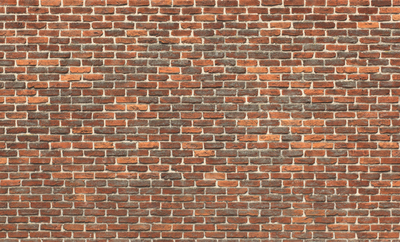
#> input picture daily/Day10_0504/brick_texture3420.jpg, 400 x 242 px
$ jupyter execute FFT2D.ipynb   (older library calls are emulated)
#> lines starting #> are read from the running program, lines starting #| are printed output that depends on the picture
## Fast Fourier Transform (FFT) 2D
In this lesson we will look at what it means to look at 2D data in the 2D frequency space.

- Read in image. Download from the link below. Investigate how to read image to an array using Python. The image file in this assignment is "brick_texture3420.jpg".
- `https://raw.githubusercontent.com/huichiayu/cmse_202_802/main/MSE590/brick_texture3420.jpg`
-   Find the size (shape) of the array. Imshow the image. You can google imread( ) and imshow( ) functions.

https://docs.scipy.org/doc/scipy-0.19.1/reference/generated/scipy.misc.imread.html

[cell 1]
import imageio.v2 as imageio
import numpy as np
import matplotlib.pyplot as plt

filename = 'brick_texture3420.jpg'
img = imageio.imread(filename)
#> img is the input picture: shape (242, 400, 3); mean R, G, B 155.7, 116.6, 93.7

print(np.shape(img))
#| (242, 400, 3)

plt.imshow(img)
plt.axis('off')
plt.show()

**An image is an array of pixels. For a color image, the array usually contains three layers of 2D pixel array. For example, Img[ 0:vert, 0:horiz, 0] is the intensity of red color of this image. The indices, vert and horiz, are the numbers of pixels along the vertical and horizontal directions of the image. Similarly, Img[ 0:vert, 0:horiz, 1] is the intensity of Green color. Img[ 0:vert, 0:horiz, 2] is the intensity of Blue color. The three values at each pixel are the intensity for Red, Green, and Blue colors for the color image.**

[cell 2]
red = img.copy()
red[:,:,1] = 0
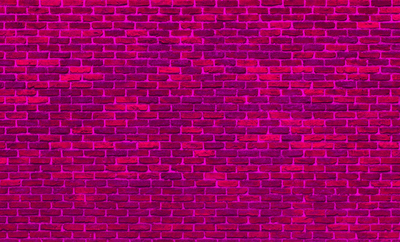
#> red: shape (242, 400, 3); mean R, G, B 155.7, 0, 93.7
red[:,:,2] = 0
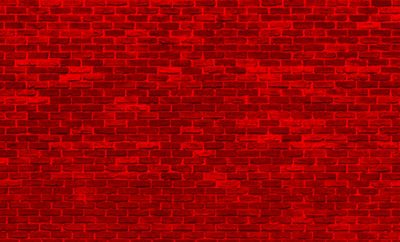
#> red: shape (242, 400, 3); mean R, G, B 155.7, 0, 0

green = img.copy()
green[:,:,0] = 0
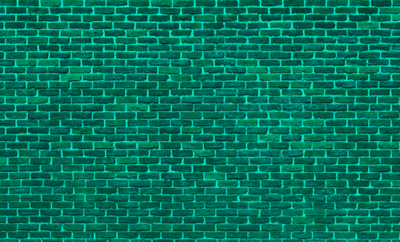
#> green: shape (242, 400, 3); mean R, G, B 0, 116.6, 93.7
green[:,:,2] = 0
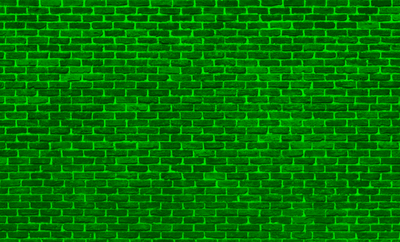
#> green: shape (242, 400, 3); mean R, G, B 0, 116.6, 0

blue = img.copy()
blue[:,:,0] = 0
blue[:,:,1] = 0
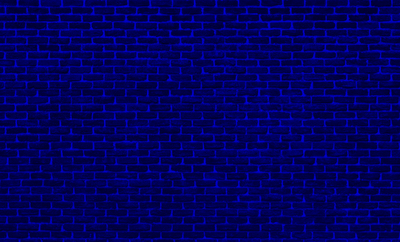
#> blue: shape (242, 400, 3); mean R, G, B 0, 0, 93.7

plt.figure(figsize = (10,20))
plt.subplot(1,3,1)
plt.imshow(red)

plt.subplot(1,3,2)
plt.imshow(green)

plt.subplot(1,3,3)
plt.imshow(blue)

plt.show()

**Now, let's convert the RGB intensity to gray scale (luminace). We can assume grey_scale = 0.2125R + 0.7154G + 0.0721B. Calculate the gray_scale intensity of the image. Imshow the gray_scale image with cmap = 'gray'.**

[cell 3]
Gs_Img = (img[:,:,0]*0.2125 + img[:,:,1]*0.7154 + img[:,:,2]*0.0721)/255
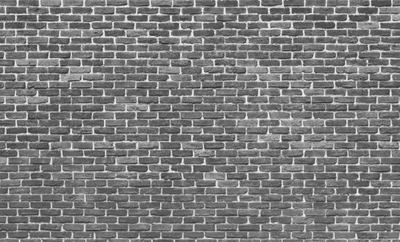
#> Gs_Img: shape (242, 400) float64; min 0.158, max 0.967, mean 0.483

plt.imshow(Gs_Img, cmap='gray')
plt.show()

Take a 2D Fast Fourier Transform of the gray-scale image.   **

https://docs.scipy.org/doc/numpy-1.13.0/reference/generated/numpy.fft.fft2.html

**Calculate the amplitude of the fft 2D array. You can use np.abs( ) calucalte the amplitude, which calculates the absolute values (amplitudes) of complex numbers. Plot the amplitude. To highlight the vairation in the amplitude, plot log10 of the amplitude.**

[cell 4]
Fs = np.fft.fft2(Gs_Img)

Amp = np.abs(Fs)
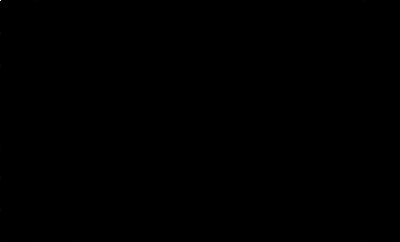
#> Amp: shape (242, 400) float64; min 0.0333, max 46774.4, mean 21.4; drawn with min black and max white

lgA = np.log10(Amp)
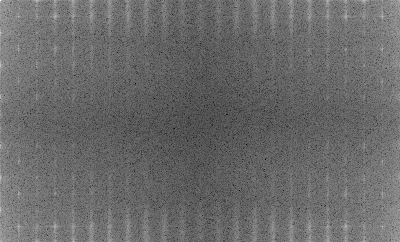
#> lgA: shape (242, 400) float64; min -1.48, max 4.67, mean 1.09; drawn with min black and max white

plt.subplot(2,1,1)
plt.imshow(Amp)

plt.subplot(2,1,2)
plt.imshow(lgA)


plt.show()

---
**You may notice that the amplitdue in the center of the plot is low, while some spots appearing near the edges of the 2D domain. This is because the fft2 function calculates the Fourtier transformation in the period from 0 to 2 $\pi$. For plots in the k space, we need to use transformation calculated in the period from $-\pi$ to $\pi$. Such that, the origin in the k space is at the center of the plot.**

**To do this, we need to move around the result from fft2( ) as the following. Move the upper left quarter to the lower right. The lower right to upper left. See regions A and D swapped.  Do the swap between C and D as illustrated in the figure below.**

**Plot the amplitude after shifting their position.**

[cell 5]
Sz_F = np.shape(lgA)
#> Sz_F = (242, 400)
print(Sz_F[0],Sz_F[1])
#| 242 400


nA = np.ndarray(shape = Sz_F)
nA[:int(Sz_F[0]/2),:int(Sz_F[1]/2)] = lgA[int(Sz_F[0]/2):,int(Sz_F[1]/2):]
nA[int(Sz_F[0]/2):,:int(Sz_F[1]/2)] = lgA[:int(Sz_F[0]/2),int(Sz_F[1]/2):]
nA[:int(Sz_F[0]/2),int(Sz_F[1]/2):] = lgA[int(Sz_F[0]/2):,:int(Sz_F[1]/2)]
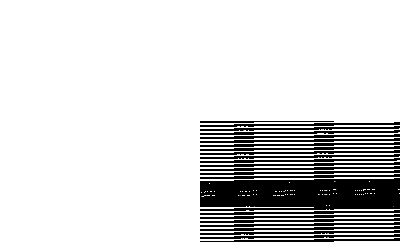
#> nA: shape (242, 400) float64; 16.14% of the values are NaN or infinite; the others: min -1.79e+308, max 3.51, mean -inf; drawn with min black, max white, NaN and infinite black
nA[int(Sz_F[0]/2):,int(Sz_F[1]/2):] = lgA[:int(Sz_F[0]/2),:int(Sz_F[1]/2)]
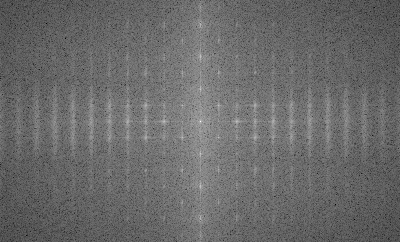
#> nA: shape (242, 400) float64; min -1.48, max 4.67, mean 1.09; drawn with min black and max white


plt.imshow(nA)
plt.show()
